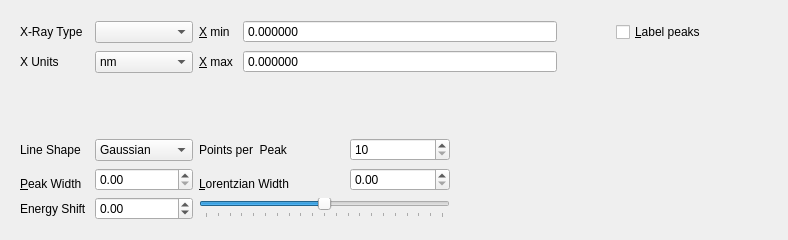
<?xml version="1.0" encoding="UTF-8"?>
<ui version="4.0">
 <class>Tab_XRay</class>
 <widget class="QWidget" name="Tab_XRay">
  <property name="geometry">
   <rect>
    <x>0</x>
    <y>0</y>
    <width>788</width>
    <height>240</height>
   </rect>
  </property>
  <property name="windowTitle">
   <string>Spectra Tab</string>
  </property>
  <layout class="QGridLayout" name="gridLayout_2">
   <item row="0" column="0">
    <widget class="QWidget" name="widget" native="true">
     <layout class="QGridLayout" name="gridLayout">
      <item row="0" column="0">
       <widget class="QLabel" name="label">
        <property name="text">
         <string>X-Ray Type</string>
        </property>
       </widget>
      </item>
      <item row="0" column="1">
       <widget class="QComboBox" name="combo_XRayType"/>
      </item>
      <item row="0" column="2">
       <widget class="QLabel" name="label_10">
        <property name="sizePolicy">
         <sizepolicy hsizetype="Fixed" vsizetype="Fixed">
          <horstretch>0</horstretch>
          <verstretch>0</verstretch>
         </sizepolicy>
        </property>
        <property name="text">
         <string>&amp;X min  </string>
        </property>
        <property name="buddy">
         <cstring>spin_FWHM</cstring>
        </property>
       </widget>
      </item>
      <item row="0" column="3" colspan="3">
       <widget class="QDoubleSpinBox" name="spin_Xmin">
        <property name="sizePolicy">
         <sizepolicy hsizetype="Minimum" vsizetype="Fixed">
          <horstretch>0</horstretch>
          <verstretch>0</verstretch>
         </sizepolicy>
        </property>
        <property name="buttonSymbols">
         <enum>QAbstractSpinBox::NoButtons</enum>
        </property>
        <property name="keyboardTracking">
         <bool>false</bool>
        </property>
        <property name="decimals">
         <number>6</number>
        </property>
        <property name="maximum">
         <double>1000000000.000000000000000</double>
        </property>
        <property name="singleStep">
         <double>0.000001000000000</double>
        </property>
       </widget>
      </item>
      <item row="0" column="6">
       <spacer name="horizontalSpacer_4">
        <property name="orientation">
         <enum>Qt::Horizontal</enum>
        </property>
        <property name="sizeHint" stdset="0">
         <size>
          <width>17</width>
          <height>24</height>
         </size>
        </property>
       </spacer>
      </item>
      <item row="0" column="7">
       <spacer name="horizontalSpacer">
        <property name="orientation">
         <enum>Qt::Horizontal</enum>
        </property>
        <property name="sizeHint" stdset="0">
         <size>
          <width>36</width>
          <height>24</height>
         </size>
        </property>
       </spacer>
      </item>
      <item row="0" column="8">
       <widget class="QCheckBox" name="cb_labelPeaks">
        <property name="sizePolicy">
         <sizepolicy hsizetype="Preferred" vsizetype="Fixed">
          <horstretch>0</horstretch>
          <verstretch>0</verstretch>
         </sizepolicy>
        </property>
        <property name="text">
         <string>&amp;Label peaks</string>
        </property>
        <property name="checked">
         <bool>false</bool>
        </property>
       </widget>
      </item>
      <item row="0" column="9">
       <spacer name="horizontalSpacer_8">
        <property name="orientation">
         <enum>Qt::Horizontal</enum>
        </property>
        <property name="sizeHint" stdset="0">
         <size>
          <width>36</width>
          <height>24</height>
         </size>
        </property>
       </spacer>
      </item>
      <item row="1" column="0">
       <widget class="QLabel" name="label_4">
        <property name="text">
         <string>X Units</string>
        </property>
       </widget>
      </item>
      <item row="1" column="1">
       <widget class="QComboBox" name="combo_XUnit">
        <item>
         <property name="text">
          <string>nm</string>
         </property>
        </item>
        <item>
         <property name="text">
          <string>eV</string>
         </property>
        </item>
        <item>
         <property name="text">
          <string>cm-1</string>
         </property>
        </item>
       </widget>
      </item>
      <item row="1" column="2">
       <widget class="QLabel" name="label_11">
        <property name="sizePolicy">
         <sizepolicy hsizetype="Fixed" vsizetype="Fixed">
          <horstretch>0</horstretch>
          <verstretch>0</verstretch>
         </sizepolicy>
        </property>
        <property name="text">
         <string>&amp;X max </string>
        </property>
        <property name="buddy">
         <cstring>spin_FWHM</cstring>
        </property>
       </widget>
      </item>
      <item row="1" column="3" colspan="3">
       <widget class="QDoubleSpinBox" name="spin_Xmax">
        <property name="sizePolicy">
         <sizepolicy hsizetype="Minimum" vsizetype="Fixed">
          <horstretch>0</horstretch>
          <verstretch>0</verstretch>
         </sizepolicy>
        </property>
        <property name="buttonSymbols">
         <enum>QAbstractSpinBox::NoButtons</enum>
        </property>
        <property name="keyboardTracking">
         <bool>false</bool>
        </property>
        <property name="decimals">
         <number>6</number>
        </property>
        <property name="maximum">
         <double>1000000000.000000000000000</double>
        </property>
        <property name="singleStep">
         <double>0.000001000000000</double>
        </property>
       </widget>
      </item>
      <item row="1" column="6">
       <spacer name="horizontalSpacer_5">
        <property name="orientation">
         <enum>Qt::Horizontal</enum>
        </property>
        <property name="sizeHint" stdset="0">
         <size>
          <width>17</width>
          <height>24</height>
         </size>
        </property>
       </spacer>
      </item>
      <item row="1" column="8" colspan="2">
       <spacer name="horizontalSpacer_2">
        <property name="orientation">
         <enum>Qt::Horizontal</enum>
        </property>
        <property name="sizeHint" stdset="0">
         <size>
          <width>152</width>
          <height>24</height>
         </size>
        </property>
       </spacer>
      </item>
      <item row="2" column="1">
       <spacer name="verticalSpacer">
        <property name="orientation">
         <enum>Qt::Vertical</enum>
        </property>
        <property name="sizeHint" stdset="0">
         <size>
          <width>98</width>
          <height>29</height>
         </size>
        </property>
       </spacer>
      </item>
      <item row="2" column="6" rowspan="3">
       <spacer name="verticalSpacer_2">
        <property name="orientation">
         <enum>Qt::Vertical</enum>
        </property>
        <property name="sizeHint" stdset="0">
         <size>
          <width>17</width>
          <height>72</height>
         </size>
        </property>
       </spacer>
      </item>
      <item row="3" column="0">
       <widget class="QLabel" name="label_5">
        <property name="text">
         <string>Line Shape</string>
        </property>
       </widget>
      </item>
      <item row="3" column="1">
       <widget class="QComboBox" name="combo_lineShape">
        <item>
         <property name="text">
          <string>Gaussian</string>
         </property>
        </item>
        <item>
         <property name="text">
          <string>Lorentzian</string>
         </property>
        </item>
        <item>
         <property name="text">
          <string>Voigt</string>
         </property>
        </item>
       </widget>
      </item>
      <item row="3" column="2" colspan="2">
       <widget class="QLabel" name="label_3">
        <property name="text">
         <string>Points per  Peak</string>
        </property>
       </widget>
      </item>
      <item row="3" column="4">
       <widget class="QSpinBox" name="spin_nPoints">
        <property name="minimum">
         <number>10</number>
        </property>
        <property name="maximum">
         <number>25</number>
        </property>
       </widget>
      </item>
      <item row="3" column="5">
       <spacer name="horizontalSpacer_3">
        <property name="orientation">
         <enum>Qt::Horizontal</enum>
        </property>
        <property name="sizeHint" stdset="0">
         <size>
          <width>101</width>
          <height>24</height>
         </size>
        </property>
       </spacer>
      </item>
      <item row="4" column="1" rowspan="2">
       <widget class="QDoubleSpinBox" name="spin_FWHM">
        <property name="sizePolicy">
         <sizepolicy hsizetype="Minimum" vsizetype="Fixed">
          <horstretch>0</horstretch>
          <verstretch>0</verstretch>
         </sizepolicy>
        </property>
        <property name="decimals">
         <number>2</number>
        </property>
        <property name="maximum">
         <double>1000.000000000000000</double>
        </property>
        <property name="singleStep">
         <double>0.250000000000000</double>
        </property>
       </widget>
      </item>
      <item row="4" column="4" rowspan="2">
       <widget class="QDoubleSpinBox" name="spin_FWHM_Voigt">
        <property name="sizePolicy">
         <sizepolicy hsizetype="Minimum" vsizetype="Fixed">
          <horstretch>0</horstretch>
          <verstretch>0</verstretch>
         </sizepolicy>
        </property>
        <property name="decimals">
         <number>2</number>
        </property>
        <property name="maximum">
         <double>1000.000000000000000</double>
        </property>
        <property name="singleStep">
         <double>0.250000000000000</double>
        </property>
       </widget>
      </item>
      <item row="5" column="0">
       <widget class="QLabel" name="label_FWHM_peak">
        <property name="sizePolicy">
         <sizepolicy hsizetype="Fixed" vsizetype="Fixed">
          <horstretch>0</horstretch>
          <verstretch>0</verstretch>
         </sizepolicy>
        </property>
        <property name="text">
         <string>&amp;Peak Width</string>
        </property>
        <property name="buddy">
         <cstring>spin_FWHM</cstring>
        </property>
       </widget>
      </item>
      <item row="5" column="2" colspan="2">
       <widget class="QLabel" name="label_FWHM_Voigt">
        <property name="sizePolicy">
         <sizepolicy hsizetype="Fixed" vsizetype="Fixed">
          <horstretch>0</horstretch>
          <verstretch>0</verstretch>
         </sizepolicy>
        </property>
        <property name="text">
         <string>&amp;Lorentzian Width</string>
        </property>
        <property name="buddy">
         <cstring>spin_FWHM</cstring>
        </property>
       </widget>
      </item>
      <item row="6" column="0">
       <widget class="QLabel" name="label_2">
        <property name="sizePolicy">
         <sizepolicy hsizetype="Fixed" vsizetype="Minimum">
          <horstretch>0</horstretch>
          <verstretch>0</verstretch>
         </sizepolicy>
        </property>
        <property name="text">
         <string>Energy Shift </string>
        </property>
        <property name="buddy">
         <cstring>spin_EnergyShift</cstring>
        </property>
       </widget>
      </item>
      <item row="6" column="1">
       <widget class="QDoubleSpinBox" name="spin_EnergyShift">
        <property name="sizePolicy">
         <sizepolicy hsizetype="Minimum" vsizetype="Fixed">
          <horstretch>0</horstretch>
          <verstretch>0</verstretch>
         </sizepolicy>
        </property>
        <property name="keyboardTracking">
         <bool>false</bool>
        </property>
        <property name="decimals">
         <number>2</number>
        </property>
        <property name="minimum">
         <double>-200.000000000000000</double>
        </property>
        <property name="maximum">
         <double>200.000000000000000</double>
        </property>
        <property name="singleStep">
         <double>0.010000000000000</double>
        </property>
       </widget>
      </item>
      <item row="6" column="2" colspan="3">
       <widget class="QSlider" name="hs_EnergyShift">
        <property name="sizePolicy">
         <sizepolicy hsizetype="Expanding" vsizetype="Fixed">
          <horstretch>100</horstretch>
          <verstretch>0</verstretch>
         </sizepolicy>
        </property>
        <property name="minimum">
         <number>-200</number>
        </property>
        <property name="maximum">
         <number>200</number>
        </property>
        <property name="singleStep">
         <number>1</number>
        </property>
        <property name="pageStep">
         <number>10</number>
        </property>
        <property name="value">
         <number>0</number>
        </property>
        <property name="sliderPosition">
         <number>0</number>
        </property>
        <property name="tracking">
         <bool>true</bool>
        </property>
        <property name="orientation">
         <enum>Qt::Horizontal</enum>
        </property>
        <property name="tickPosition">
         <enum>QSlider::TicksBelow</enum>
        </property>
        <property name="tickInterval">
         <number>20</number>
        </property>
       </widget>
      </item>
     </layout>
    </widget>
   </item>
  </layout>
 </widget>
 <resources/>
 <connections/>
</ui>
